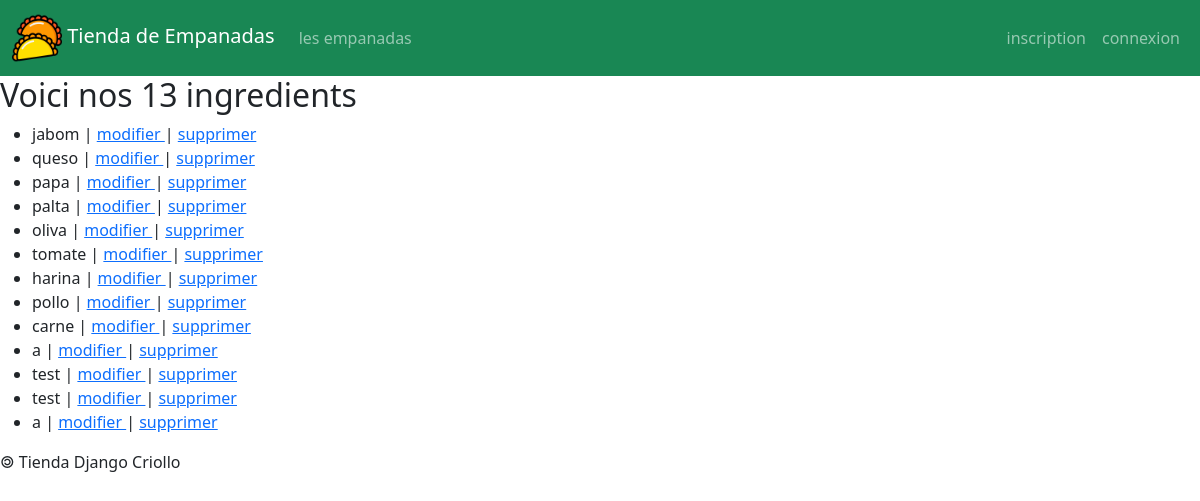
The page /ingredients/ on the database its author committed.
### empanadas/models.py (models this page shows)
class Ingredient(models.Model):
    idIngredient = models.AutoField( primary_key = True )
    nomIngredient = models.CharField( max_length = 50 )
    def __str__(self) :
        return self.nomIngredient

### empanadas/views.py (the view)
# urls.py: path( 'ingredients/', views.ingredients),
def ingredients(request):
    lesIngredients = Ingredient.objects.all()
    return render(
            request,
            'empanadas/ingredients.html',
            {'ingredients' : lesIngredients}
            )

### empanadas/templates/empanadas/ingredients.html (shortened to what this page needs)
{% extends 'empanadas/base.html' %}
{% block main %}
<h2> Voici nos {{ingredients|length}} ingredients </h2>
<ul>
	{% for ing in ingredients %}
	<li>
		{{ing}}
		| <a href="/ingredients/{{ing.idIngredient}}/update"> modifier </a>
		| <a href="/ingredients/{{ing.idIngredient}}/delete"> supprimer </a>
	</li>
	{% endfor %}
</ul>
{% endblock %}

### empanadas/static/empanadas/css/style.css (style rules this page uses)
body { overflow-x: hidden; }

### rows shown on the page
Ingredient: nomIngredient "jabom"
Ingredient: nomIngredient "queso"
Ingredient: nomIngredient "papa"
Ingredient: nomIngredient "palta"
Ingredient: nomIngredient "oliva"
Ingredient: nomIngredient "tomate"
Ingredient: nomIngredient "harina"
Ingredient: nomIngredient "pollo"
Ingredient: nomIngredient "carne"
Ingredient: nomIngredient "a"
Ingredient: nomIngredient "test"
Ingredient: nomIngredient "test"
Ingredient: nomIngredient "a"

### other values the page prints
{{ ingredients|length }} "13"
